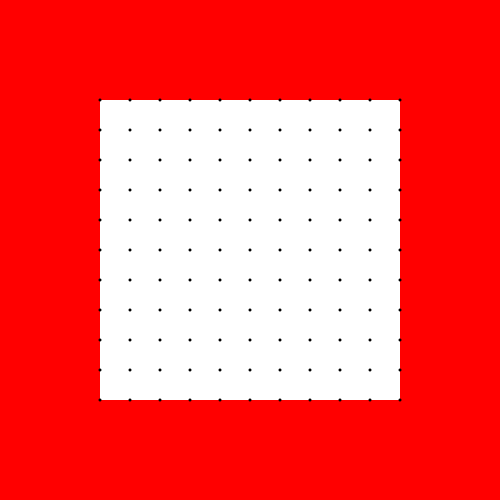
Frame 1 (no input)
Frame 60 (the mouse pressed at the canvas centre just before this capture): identical to frame 1, image omitted
Frame 120 (the mouse held since frame 60 and released just before this capture): identical to frame 1, image omitted

The Processing sketch that drew this single still picture (run headless with seeded random() and noise(); from frame 60 on, the mouse is pressed at the canvas centre):

// Processing sketch: spacedGrid
// ── spacedGrid.pde
float mx, my;
float n = 10;
float siz;

void setup() {
  mx = 100;
  my = 100;
  size(500,500);
  siz = (width-mx*2)/n;
}

void draw() {
 background(255,0,0);
 fill(255);
 noStroke();
 rect(mx,my,width-(mx*2),height-(my*2));
 pushMatrix();
 translate(mx,my);
 for(int i=0; i<=n;i++) {
   for(int j=0; j<=n;j++) {
     fill(0);
     ellipse(i*siz, j*siz, 3,3);
   }
 } 
 popMatrix();
}
